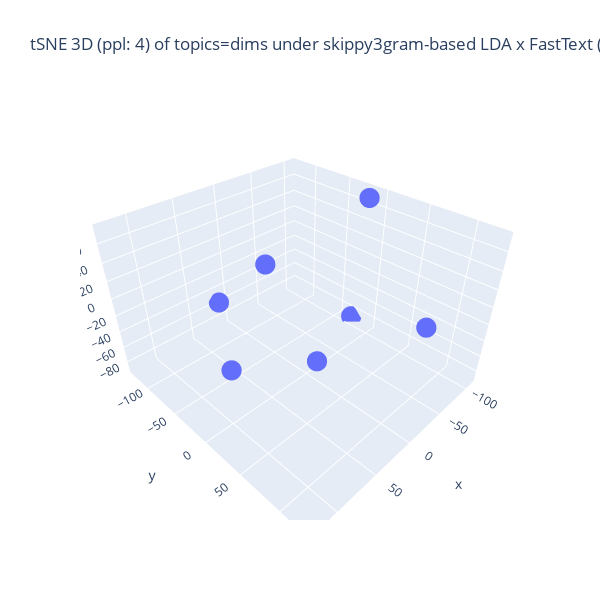

The notebook cell saved with this chart:
### Code cell
%%capture --no-display

## Plotlyを使って tSNE の結果の可視化 (3D)
import numpy as np
import plotly.graph_objects as go

## 変数の指定
d1, d2, d3 = topic_tsne_3d[:,0], topic_tsne_3d[:,1], topic_tsne_3d[:,2]
fig = go.Figure(data = [go.Scatter3d(x = d1, y = d2, z = d3,
                                     mode = 'markers', marker = dict(size = 7)) ])

## 3D 散布図にラベルを追加する処理は未実装
if use_FastText:
    if use_LDA:
        title_val = f"tSNE 3D (ppl: {top_perplexity_val}) of topics=dims under {term_type}-based LDA x FastText ({n_topics} dims=topics)"
    else:
        title_val = f"tSNE 3D (ppl: {top_perplexity_val}) of dims under FastText ({n_topics} dims=topics)"
else:
    title_val = f"tSNE 3D (ppl: {top_perplexity_val}) of topics {term_type}-based LDA ({n_topics} topics)"
#
fig.update_layout(title = dict(text = title_val),
                  autosize = False, width = 600, height = 600,)
fig.show()

### Figure 1 — Plotly figure (JSON) as saved in the notebook; plotly's stock layout.template omitted (floating-point values rounded to 4 significant figures)
{"data": [{"marker": {"size": 7}, "mode": "markers", "type": "scatter3d", "x": [125.0, 14.49, -96.31, 5.898, -7.155, 15.26, -108.4], "y": [41.98, 27.89, -8.034, -52.92, 125.0, -127.5, -29.97], "z": [16.62, -50.98, 73.97, 20.94, 30.73, -56.48, -89.38]}], "layout": {"autosize": false, "height": 600, "title": {"text": "tSNE 3D (ppl: 4) of topics=dims under skippy3gram-based LDA x FastText (7 dims=topics)"}, "width": 600}}
